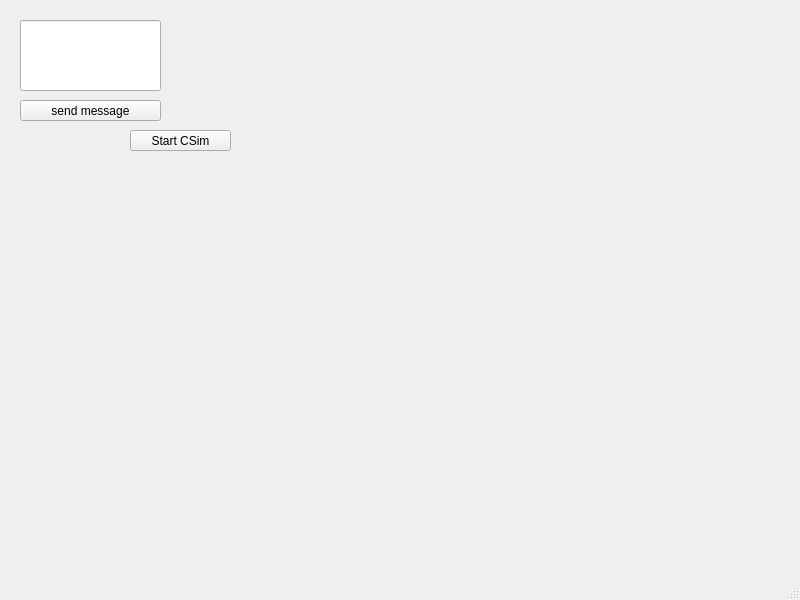
<?xml version="1.0" encoding="UTF-8"?>
<ui version="4.0">
 <class>MainWindow</class>
 <widget class="QMainWindow" name="MainWindow">
  <property name="geometry">
   <rect>
    <x>0</x>
    <y>0</y>
    <width>800</width>
    <height>600</height>
   </rect>
  </property>
  <property name="windowTitle">
   <string>MainWindow</string>
  </property>
  <widget class="QWidget" name="centralwidget">
   <widget class="QLabel" name="stdoutLabel">
    <property name="geometry">
     <rect>
      <x>180</x>
      <y>20</y>
      <width>261</width>
      <height>71</height>
     </rect>
    </property>
    <property name="text">
     <string/>
    </property>
   </widget>
   <widget class="QPushButton" name="CSim_button">
    <property name="geometry">
     <rect>
      <x>130</x>
      <y>130</y>
      <width>101</width>
      <height>21</height>
     </rect>
    </property>
    <property name="text">
     <string>Start CSim</string>
    </property>
   </widget>
   <widget class="QPushButton" name="send_message_button">
    <property name="geometry">
     <rect>
      <x>20</x>
      <y>100</y>
      <width>141</width>
      <height>21</height>
     </rect>
    </property>
    <property name="text">
     <string>send message</string>
    </property>
   </widget>
   <widget class="QLineEdit" name="message_contents">
    <property name="geometry">
     <rect>
      <x>20</x>
      <y>20</y>
      <width>141</width>
      <height>71</height>
     </rect>
    </property>
   </widget>
  </widget>
  <widget class="QMenuBar" name="menubar">
   <property name="geometry">
    <rect>
     <x>0</x>
     <y>0</y>
     <width>800</width>
     <height>19</height>
    </rect>
   </property>
  </widget>
  <widget class="QStatusBar" name="statusbar"/>
 </widget>
 <resources/>
 <connections/>
</ui>
